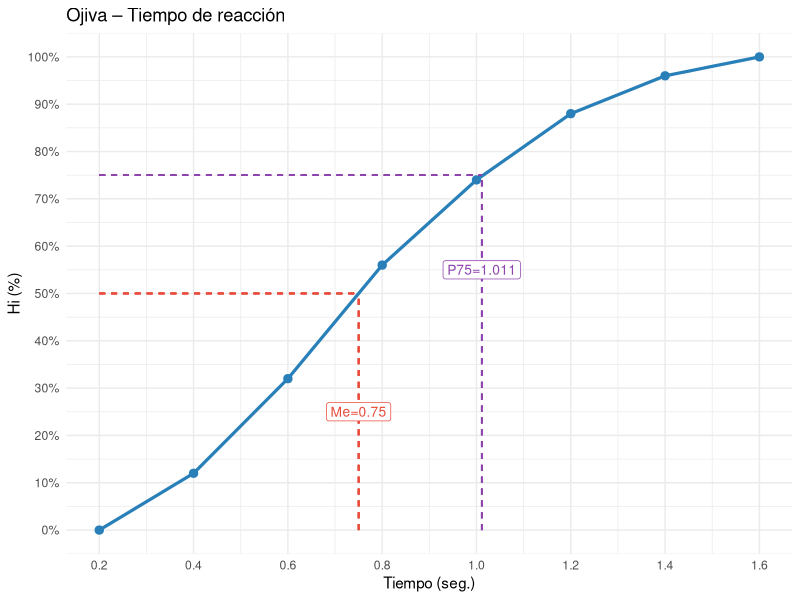
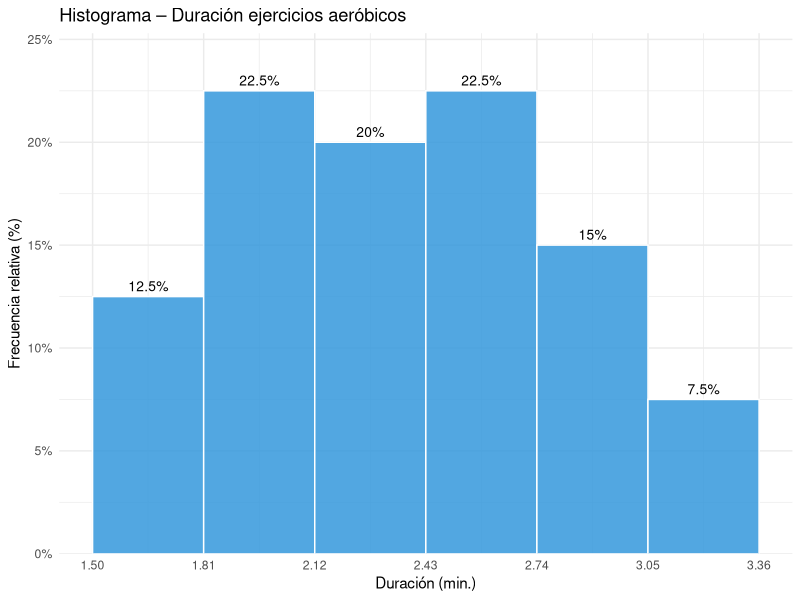

Recreate these plots in R, in order.
## ---- chunk 1
options(
  knitr.table.format = "html",
  scipen = 999
)
## ---- chunk 2
ipak <- function(pkg){

  options(repos = c(CRAN="https://cloud.r-project.org"))

  new.pkg <- pkg[!(pkg %in% rownames(installed.packages()))]

  if(length(new.pkg)) install.packages(new.pkg, dependencies = TRUE)

  invisible(lapply(pkg, function(p)
    suppressPackageStartupMessages(library(p, character.only = TRUE))
  ))
}

packages <- c("tidyverse","kableExtra","psych","readxl","palmerpenguins")

ipak(packages)
## ---- chunk 3
df <- data.frame(
  Estudiantes = c("1","2","3","4","5","6","7","8","9","10","11","12","13","14","15","16","17","18","19","20"),
  Sexo  = c("M","F","M","F","M","F","M","F","M","F",
            "M","F","M","F","M","F","M","F","M","F"),
  Edad  = c(15,16,14,15,17,16,15,14,16,15,
            17,16,15,17,16,15,14,16,15,17),
  Horas = c(3.5,5.0,6.5,2.5,7.0,4.0,8.0,3.0,5.5,2.0,
            9.0,4.5,6.0,5.0,7.5,3.5,6.8,4.2,5.8,2.8),
  Nivel = c("Bajo","Medio","Alto","Bajo","Alto","Medio","Alto","Bajo","Medio","Bajo",
            "Alto","Medio","Alto","Medio","Alto","Bajo","Alto","Medio","Medio","Bajo")
)
df
## ---- chunk 4
grupos <- split(df$Horas, df$Sexo)
res <- sapply(grupos, function(x) c(Media=mean(x), SD=sd(x), CV=sd(x)/mean(x)*100))
knitr::kable(t(round(res,3)), caption="Dispersión de horas por sexo")
## ---- chunk 5
# Crear tabla
datos <- data.frame(
  Variable = c("A", "n1", "Y3*n3", "n2+n5", "h3", "H6"),
  Valor = c(5, 10, 900, 48, 0.20, 0.95)
)

# Mostrar tabla
datos

## ---- chunk 6
N  <- 200; A <- 5
ni <- c(10, 8, 40, 84, 40, 8, 10)
Y3 <- 900/40
marcas <- Y3 + (1:7 - 3)*A
Li <- marcas - A/2
Ls <- marcas + A/2
hi <- ni/N
Hi <- cumsum(hi)
Ni <- cumsum(ni)

knitr::kable(data.frame(
  Intervalo = paste0("[", Li, " – ", Ls, ")"),
  Yi = marcas, ni, Ni,
  hi = round(hi,4), Hi = round(Hi,4)
), col.names = c("Intervalo","Yᵢ","nᵢ","Nᵢ","hᵢ","Hᵢ"),
caption = "Tabla completa – Rendimiento físico (N=200)")
## ---- chunk 7
lim <- seq(0.20, 1.60, by=0.20)
ni3 <- c(6,10,12,9,7,4,2)
N3  <- 50
Hi3 <- cumsum(ni3/N3)
hi3 <- ni3/N3

knitr::kable(data.frame(
  Intervalo = paste0("[",lim[-8]," – ",lim[-1],")"),
  ni=ni3, Ni=cumsum(ni3),
  "hi%"=round(hi3*100,1), "Hi%"=round(Hi3*100,1)
), caption="Distribución de tiempos de reacción")
## ---- chunk 8
P84 <- 1.00 + 0.20*(0.84 - Hi3[4])/hi3[5]
## ---- chunk 9
Me3   <- 0.60 + 0.20*(0.50 - Hi3[2])/hi3[3]
P75_3 <- 0.80 + 0.20*(0.75 - Hi3[3])/hi3[4]

ojiva <- data.frame(x=lim, y=c(0,Hi3)*100)
ggplot(ojiva, aes(x,y)) +
  geom_line(color="#2980b9", linewidth=1.1) +
  geom_point(size=2.5, color="#2980b9") +
  geom_segment(aes(x=Me3,   xend=Me3,   y=0, yend=50), linetype=2, color="#e74c3c") +
  geom_segment(aes(x=0.20,  xend=Me3,   y=50,yend=50), linetype=2, color="#e74c3c") +
  geom_segment(aes(x=P75_3, xend=P75_3, y=0, yend=75), linetype=2, color="#8e44ad") +
  geom_segment(aes(x=0.20,  xend=P75_3, y=75,yend=75), linetype=2, color="#8e44ad") +
  annotate("label",x=Me3,  y=25,label=paste0("Me=",round(Me3,3)),  color="#e74c3c",size=3.5) +
  annotate("label",x=P75_3,y=55,label=paste0("P75=",round(P75_3,3)),color="#8e44ad",size=3.5) +
  scale_y_continuous(labels=function(x)paste0(x,"%"), breaks=seq(0,100,10)) +
  scale_x_continuous(breaks=lim) +
  labs(title="Ojiva – Tiempo de reacción", x="Tiempo (seg.)", y="Hi (%)") +
  theme_minimal()
## ---- chunk 10
library(readxl)
Libro1 <- read_excel("Libro1.xlsx")
View(Libro1)
Libro1
## ---- chunk 11
lim4  <- seq(10,50,5)
marc4 <- (lim4[-9]+lim4[-1])/2
nA <- c(5,8,12,16,20,18,11,6);  NA4 <- sum(nA)
nB <- c(4,6,10,15,22,25,20,12); NB4 <- sum(nB)
hiA <- nA/NA4; HiA <- cumsum(hiA)
hiB <- nB/NB4; HiB <- cumsum(hiB)

mediana_g <- function(lims, Hi, hi) {
  i <- which(Hi>=0.5)[1]
  lims[i] + 5*(0.5-Hi[i-1])/hi[i]
}
moda_g <- function(lims, ni) {
  i <- which.max(ni)
  d1 <- ni[i]-ifelse(i>1,ni[i-1],0)
  d2 <- ni[i]-ifelse(i<length(ni),ni[i+1],0)
  lims[i] + 5*d1/(d1+d2)
}

medA <- sum(marc4*nA)/NA4; MeA <- mediana_g(lim4,HiA,hiA); MoA <- moda_g(lim4,nA)
medB <- sum(marc4*nB)/NB4; MeB <- mediana_g(lim4,HiB,hiB); MoB <- moda_g(lim4,nB)
sdA  <- sqrt(sum(nA*(marc4-medA)^2)/NA4)
sdB  <- sqrt(sum(nB*(marc4-medB)^2)/NB4)

knitr::kable(data.frame(
  Medida = c("Media","Mediana","Moda","Desv. Estándar","CV (%)"),
  `Grupo A` = round(c(medA,MeA,MoA,sdA,sdA/medA*100),3),
  `Grupo B` = round(c(medB,MeB,MoB,sdB,sdB/medB*100),3)
), caption="Tendencia central y homogeneidad por grupo")
## ---- chunk 12
library(readxl)
Libro2 <- read_excel("Libro2.xlsx")
View(Libro2)
Libro2
## ---- chunk 13
dias  <- c(2,3,5,1,6,7,4,5,3,6,5,2,7,3,4,5,3,2,4,1)
depor <- c(1,1,2,1,3,4,2,2,1,3,3,1,4,1,2,2,1,1,2,1)
## ---- chunk 14
tabla_frec <- function(x, nombre) {
  t <- as.data.frame(table(x))
  t$Porc <- round(t$Freq/length(x)*100,1)
  t$Acum <- cumsum(t$Freq)
  names(t) <- c(nombre,"nᵢ","hᵢ (%)","Nᵢ")
  t
}
knitr::kable(tabla_frec(dias,"Días/semana"),  caption="Días de actividad física")
knitr::kable(tabla_frec(depor,"N° deportes"), caption="Deportes practicados")
## ---- chunk 15
P55d <- quantile(sort(depor), 0.55, type=2)
P45a <- quantile(sort(dias),  0.45, type=2)
## ---- chunk 16
library(readxl)
Libro3 <- read_excel("Libro3.xlsx")
View(Libro3)
Libro3
## ---- chunk 17
x6 <- 0:6
n6 <- c(92,118,96,54,28,10,2)
N6 <- 400

media6 <- sum(x6*n6)/N6
acum6  <- cumsum(n6)
Me6    <- x6[which(acum6 >= N6/2)[1]]
Mo6    <- x6[which.max(n6)]
pos37  <- ceiling(N6*0.37)
P37_6  <- x6[which(acum6 >= pos37)[1]]

knitr::kable(data.frame(
  Medida  = c("Media","Mediana","Moda","P₃₇"),
  Valor   = c(round(media6,4), Me6, Mo6, P37_6),
  Interpretacion = c(
    paste0("Promedio de ",round(media6,4)," lesiones por sesión"),
    paste0("El 50% de sesiones tuvo ≤ ",Me6," lesión"),
    paste0("La cantidad más frecuente: ",Mo6," lesión (",n6[Mo6+1]," sesiones)"),
    paste0("El 37% de sesiones tuvo ≤ ",P37_6," lesión")
  )
), caption="Medidas – Lesiones deportivas")
## ---- chunk 18
x7 <- c(2.1,1.8,2.5,3.0,1.9,2.4,2.7,1.5,2.2,2.0,
        3.1,2.8,1.7,2.5,2.3,2.6,1.9,2.0,2.2,3.3,
        2.4,2.1,1.8,2.7,2.5,2.9,3.0,2.6,1.6,2.3,
        2.8,2.2,2.0,1.9,2.4,2.5,2.1,2.7,3.2,2.8)
x7
## ---- chunk 19
A7      <- round((max(x7)-min(x7))/6, 2) + 0.01
breaks7 <- seq(min(x7), min(x7)+6*A7, by=A7)
h7      <- hist(x7, breaks=breaks7, plot=FALSE)
Li7 <- h7$breaks[-7]; Ls7 <- h7$breaks[-1]
ni7 <- h7$counts;     N7  <- length(x7)
Ni7 <- cumsum(ni7);   hi7 <- ni7/N7; Hi7 <- cumsum(hi7)

knitr::kable(data.frame(
  Intervalo = paste0("[",round(Li7,2)," – ",round(Ls7,2),")"),
  ni=ni7, Ni=Ni7,
  "hi%"=round(hi7*100,2), "Hi%"=round(Hi7*100,2)
), caption="Distribución – Duración sesiones aeróbicas")
## ---- chunk 20

# Instalar solo una vez
install.packages("ggplot2")

# Cargar librería
library(ggplot2)

# Data frame
df7 <- data.frame(
  Li = Li7,
  Ls = Ls7,
  hi = hi7 * 100,
  Marca = (Li7 + Ls7)/2
)

# Histograma
ggplot(df7, aes(x = Li, y = hi)) +
  
  geom_rect(
    aes(
      xmin = Li,
      xmax = Ls,
      ymin = 0,
      ymax = hi
    ),
    fill = "#3498db",
    color = "white",
    alpha = 0.85
  ) +
  
  geom_text(
    aes(
      x = Marca,
      y = hi + 0.5,
      label = paste0(round(hi,1), "%")
    ),
    size = 3.5
  ) +
  
  scale_x_continuous(
    breaks = round(breaks7, 2)
  ) +
  
  scale_y_continuous(
    labels = function(x) paste0(x, "%"),
    expand = expansion(mult = c(0, 0.1))
  ) +
  
  labs(
    title = "Histograma – Duración ejercicios aeróbicos",
    x = "Duración (min.)",
    y = "Frecuencia relativa (%)"
  ) +
  
  theme_minimal()

## ---- chunk 21
med7   <- mean(x7); s7 <- sd(x7)
dentro <- sum(x7 >= med7-s7 & x7 <= med7+s7)
